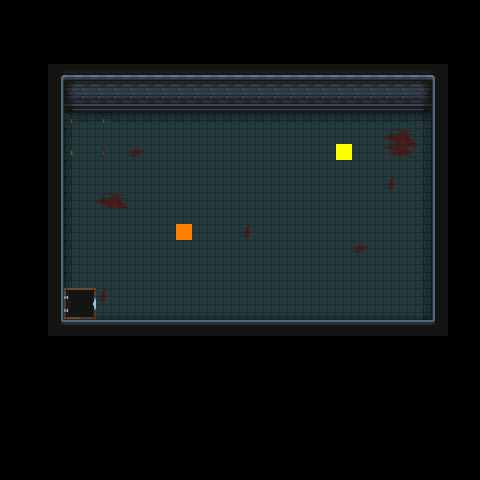

The image is a tile-based game level rendered from a .tmx file. Its description and source (layers, tilesets, objects; grid data summarised) follow:
An orthogonal 30x30 tile map with 16x16 px tiles, 14 tile layers (floor, floor_props, invis_walls, pillars, ...), 3 tilesets.

<map version="1.10" tiledversion="1.11.0" orientation="orthogonal" renderorder="right-down" width="30" height="30" tilewidth="16" tileheight="16" infinite="0" nextlayerid="18" nextobjectid="1">
 <editorsettings>
  <export target="spawn_room/dung_room_spawn.csv" format="csv" />
 </editorsettings>
 <tileset firstgid="1" source="../../graphics/underworld/Environment/Dungeon Prison/Tiled/dungeontiles.tsx" />
 <tileset firstgid="626" source="../../graphics/underworld/Environment/Dungeon Prison/Tiled/dungeonprops.tsx" />
 <tileset firstgid="1251" source="../universal/spawns.tsx" />
 <layer id="1" name="floor" width="30" height="30">
  <data>[900 cells, 299 non-empty, 15 distinct tile ids]</data>
 </layer>
 <layer id="14" name="floor_props" width="30" height="30">
  <data>[900 cells, 0 non-empty, 0 distinct tile ids]</data>
 </layer>
 <layer id="16" name="invis_walls" width="30" height="30">
  <data>[900 cells, 0 non-empty, 0 distinct tile ids]</data>
 </layer>
 <layer id="3" name="pillars" width="30" height="30">
  <data>[900 cells, 126 non-empty, 16 distinct tile ids]</data>
 </layer>
 <layer id="2" name="lights" width="30" height="30">
  <data>[900 cells, 4 non-empty, 4 distinct tile ids]</data>
 </layer>
 <layer id="15" name="back_props_des" width="30" height="30">
  <data>[900 cells, 0 non-empty, 0 distinct tile ids]</data>
 </layer>
 <layer id="6" name="back_props_1" width="30" height="30">
  <data>[900 cells, 0 non-empty, 0 distinct tile ids]</data>
 </layer>
 <layer id="8" name="back_props_2" width="30" height="30">
  <data>[900 cells, 0 non-empty, 0 distinct tile ids]</data>
 </layer>
 <layer id="7" name="interact" width="30" height="30">
  <data>[900 cells, 0 non-empty, 0 distinct tile ids]</data>
 </layer>
 <layer id="9" name="player" width="30" height="30">
  <data>[900 cells, 1 non-empty, 1 distinct tile ids]</data>
 </layer>
 <layer id="10" name="mob" width="30" height="30">
  <data>[900 cells, 1 non-empty, 1 distinct tile ids]</data>
 </layer>
 <layer id="11" name="constraints" width="30" height="30">
  <data>[900 cells, 0 non-empty, 0 distinct tile ids]</data>
 </layer>
 <layer id="12" name="exit_1" width="30" height="30">
  <properties>
   <property name="target" value="dung_room_1" />
  </properties>
  <data>[900 cells, 4 non-empty, 4 distinct tile ids]</data>
 </layer>
 <layer id="13" name="exit_2" width="30" height="30">
  <data>[900 cells, 0 non-empty, 0 distinct tile ids]</data>
 </layer>
</map>
